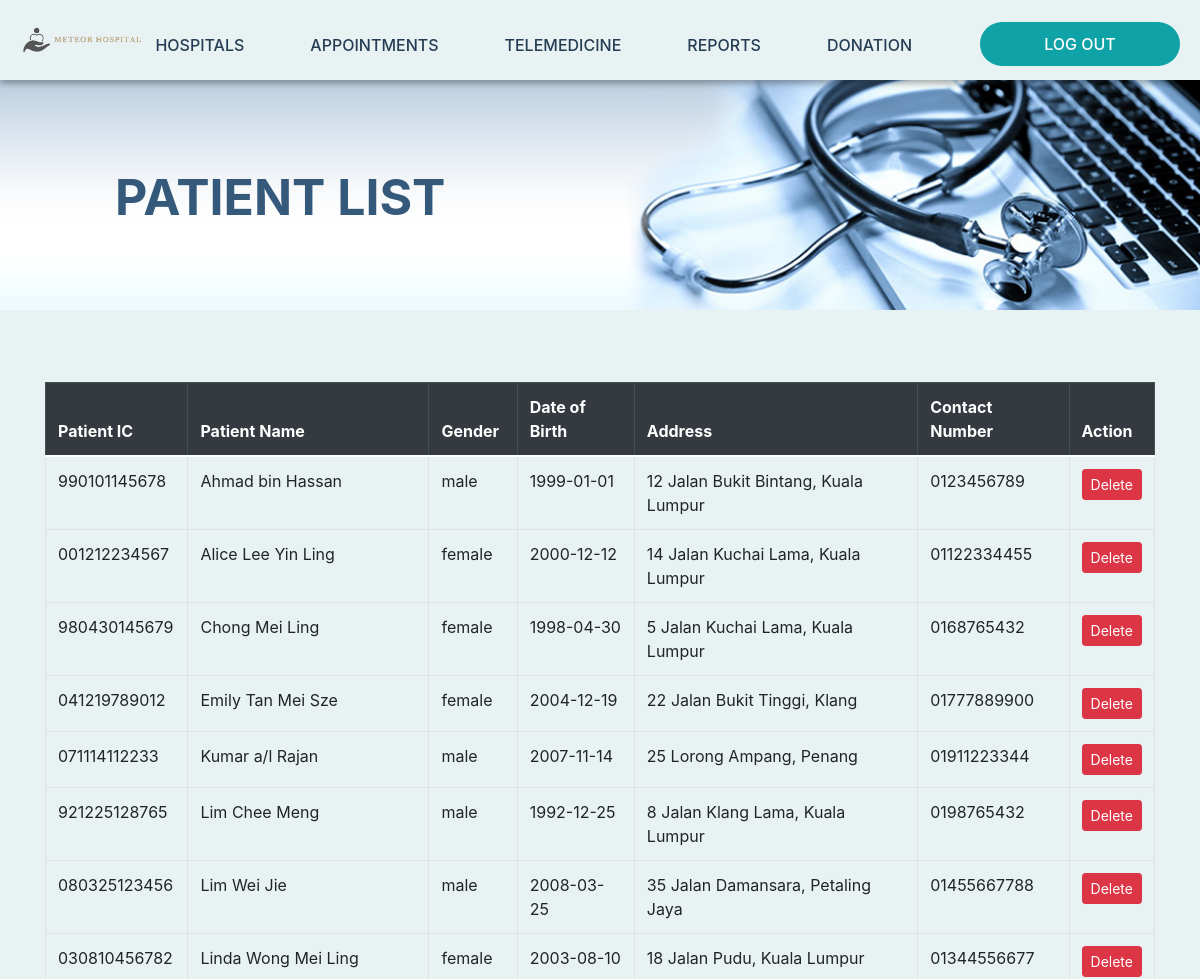
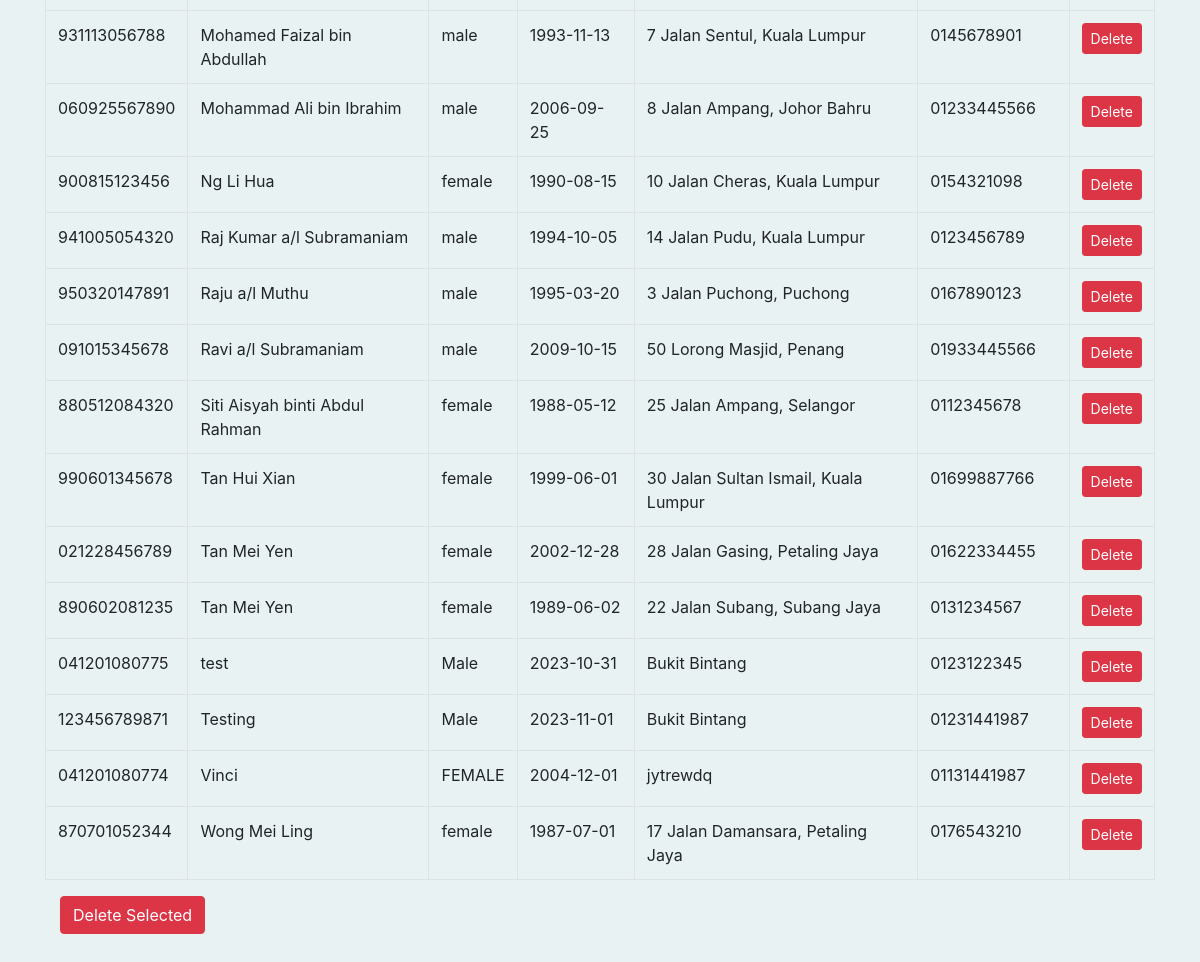
The app's page /patient_list.php with its own data (2 pictures, top to bottom).
### tables this page shows
CREATE TABLE `patients` (
  `patientIC` varchar(12) NOT NULL COMMENT 'IC number without dash',
  `patientName` varchar(60) NOT NULL COMMENT 'Patient name',
  `password` varchar(30) NOT NULL COMMENT 'Password',
  `patientDOB` date NOT NULL COMMENT 'Date of Birth',
  `gender` varchar(6) NOT NULL DEFAULT 'MALE' COMMENT 'Gender',
  `patientEmail` varchar(50) NOT NULL COMMENT 'Email',
  `patientAddress` varchar(255) NOT NULL COMMENT 'Address in short',
  `patientContact` varchar(12) NOT NULL COMMENT 'Contact number'
);

### patient_list.php (the view, shortened to what this page needs)
<?php
include("connection.php");
include("header.php");
include("navigation-admin.php");
?>
<div class="banner-appointment-list">
    <div class="col-md-8 intro">
        <div class="banner-text">
            <p class="page-title">PATIENT LIST</p>
        </div>
    </div>
</div>
<div class="container mt-4">
    <form method="post">
        <br><br>
        <table class="table table-bordered table-hover">
            <thead class="thead-dark">
                <tr>
                    <th>Patient IC</th>
                    <th>Patient Name</th>
                    <th>Gender</th>
                    <th>Date of Birth</th>
                    <th>Address</th>
                    <th>Contact Number</th>
                    <th>Action</th>
                </tr>
            </thead>
            <tbody>
                <?php
                $sql = "SELECT patientIC, patientName, gender, patientDOB, patientAddress, patientContact
                        FROM patients
                        ORDER BY patientName";
                $result = $mysqli->query($sql);
                if ($result) {
                    while ($row = $result->fetch_assoc()) {
                        echo "<tr>";
                        echo "<td>" . $row["patientIC"] . "</td>";
                        echo "<td>" . $row["patientName"] . "</td>";
                        echo "<td>" . $row["gender"] . "</td>";
                        echo "<td>" . $row["patientDOB"] . "</td>";
                        echo "<td>" . $row["patientAddress"] . "</td>";
                        echo "<td>" . $row["patientContact"] . "</td>";
                        echo "<td><a href='delete.php?table=patients&column=patientIC&IC=" . $row["patientIC"] . "' class='btn btn-danger btn-sm'>Delete</a></td>";
                        echo "</tr>";
                    }
                } else {
                    echo "<tr><td colspan='7' class='text-danger'>Error: " . $mysqli->error . "</td></tr>";
                }
                ?>
            </tbody>
        </table>
        <div class="container mt-3">
            <button type='submit' class='btn btn-danger mb-5' name='delete_selected'>Delete Selected</button>
        </div>
    </form>
</div>

### index.css (style rules this page uses)
body { background-color: #e9f2f2; }
.banner-appointment-list { margin-left: auto; margin-right: auto; width: 100%; height: 230px; background-image: url("images/admin-appointment.png"); background-size: cover; background-position: center; }
.banner-text { width: 100%; padding-left: 100px; }
.page-title { font-size: 50px; font-weight: 700; color: #34597a; }

### main.css (style rules this page uses)
.intro { padding-top: 80px; }

### records on screen
patients: patientIC "990101145678", patientName "Ahmad bin Hassan", gender "male", patientDOB "1999-01-01", patientAddress "12 Jalan Bukit Bintang, Kuala Lumpur", patientContact "0123456789"
patients: patientIC "001212234567", patientName "Alice Lee Yin Ling", gender "female", patientDOB "2000-12-12", patientAddress "14 Jalan Kuchai Lama, Kuala Lumpur", patientContact "01122334455"
patients: patientIC "980430145679", patientName "Chong Mei Ling", gender "female", patientDOB "1998-04-30", patientAddress "5 Jalan Kuchai Lama, Kuala Lumpur", patientContact "0168765432"
patients: patientIC "041219789012", patientName "Emily Tan Mei Sze", gender "female", patientDOB "2004-12-19", patientAddress "22 Jalan Bukit Tinggi, Klang", patientContact "01777889900"
patients: patientIC "071114112233", patientName "Kumar a/l Rajan", gender "male", patientDOB "2007-11-14", patientAddress "25 Lorong Ampang, Penang", patientContact "01911223344"
patients: patientIC "921225128765", patientName "Lim Chee Meng", gender "male", patientDOB "1992-12-25", patientAddress "8 Jalan Klang Lama, Kuala Lumpur", patientContact "0198765432"
patients: patientIC "080325123456", patientName "Lim Wei Jie", gender "male", patientDOB "2008-03-25", patientAddress "35 Jalan Damansara, Petaling Jaya", patientContact "01455667788"
patients: patientIC "030810456782", patientName "Linda Wong Mei Ling", gender "female", patientDOB "2003-08-10", patientAddress "18 Jalan Pudu, Kuala Lumpur", patientContact "01344556677"
patients: patientIC "931113056788", patientName "Mohamed Faizal bin Abdullah", gender "male", patientDOB "1993-11-13", patientAddress "7 Jalan Sentul, Kuala Lumpur", patientContact "0145678901"
patients: patientIC "060925567890", patientName "Mohammad Ali bin Ibrahim", gender "male", patientDOB "2006-09-25", patientAddress "8 Jalan Ampang, Johor Bahru", patientContact "01233445566"
patients: patientIC "900815123456", patientName "Ng Li Hua", gender "female", patientDOB "1990-08-15", patientAddress "10 Jalan Cheras, Kuala Lumpur", patientContact "0154321098"
patients: patientIC "941005054320", patientName "Raj Kumar a/l Subramaniam", gender "male", patientDOB "1994-10-05", patientAddress "14 Jalan Pudu, Kuala Lumpur", patientContact "0123456789"
patients: patientIC "950320147891", patientName "Raju a/l Muthu", gender "male", patientDOB "1995-03-20", patientAddress "3 Jalan Puchong, Puchong", patientContact "0167890123"
patients: patientIC "091015345678", patientName "Ravi a/l Subramaniam", gender "male", patientDOB "2009-10-15", patientAddress "50 Lorong Masjid, Penang", patientContact "01933445566"
patients: patientIC "880512084320", patientName "Siti Aisyah binti Abdul Rahman", gender "female", patientDOB "1988-05-12", patientAddress "25 Jalan Ampang, Selangor", patientContact "0112345678"
patients: patientIC "990601345678", patientName "Tan Hui Xian", gender "female", patientDOB "1999-06-01", patientAddress "30 Jalan Sultan Ismail, Kuala Lumpur", patientContact "01699887766"
patients: patientIC "021228456789", patientName "Tan Mei Yen", gender "female", patientDOB "2002-12-28", patientAddress "28 Jalan Gasing, Petaling Jaya", patientContact "01622334455"
patients: patientIC "890602081235", patientName "Tan Mei Yen", gender "female", patientDOB "1989-06-02", patientAddress "22 Jalan Subang, Subang Jaya", patientContact "0131234567"
patients: patientIC "041201080775", patientName "test", gender "Male", patientDOB "2023-10-31", patientAddress "Bukit Bintang", patientContact "0123122345"
patients: patientIC "123456789871", patientName "Testing", gender "Male", patientDOB "2023-11-01", patientAddress "Bukit Bintang", patientContact "01231441987"
patients: patientIC "041201080774", patientName "Vinci", gender "FEMALE", patientDOB "2004-12-01", patientAddress "jytrewdq", patientContact "01131441987"
patients: patientIC "870701052344", patientName "Wong Mei Ling", gender "female", patientDOB "1987-07-01", patientAddress "17 Jalan Damansara, Petaling Jaya", patientContact "0176543210"
